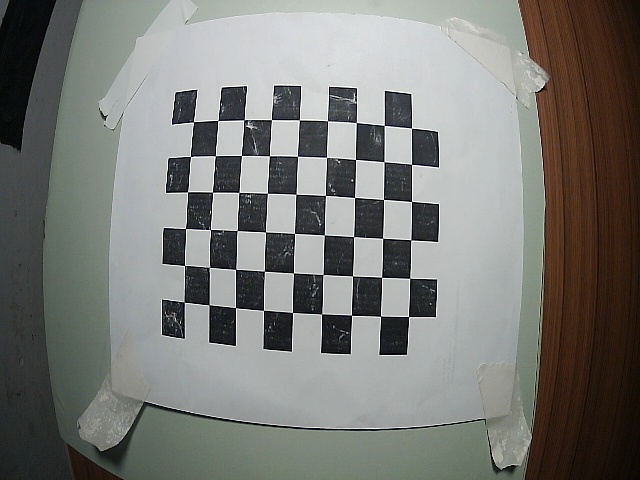
#> input picture CameraCalibrationTemplate/chess/img_1.jpg, 640 x 480 px
$ python calibration.py
#> lines starting #> are read from the running program, lines starting #| are printed output that depends on the picture
#!/usr/bin/env python3
# -*- coding: utf-8 -*-
import os
import cv2 as cv
import numpy as np
import glob
import xml.etree.ElementTree as ET
import argparse


class CameraCalibrator(object):
    def __init__(self, image_size: tuple):
        super(CameraCalibrator, self).__init__()
        self.image_size = image_size
        self.matrix = np.zeros((3, 3), float)
        self.new_camera_matrix = np.zeros((3, 3), float)
        self.dist = np.zeros((1, 5))
        self.roi = np.zeros(4, int)

    # [45 lines left out: function load_params, not called in this run]

    def save_params(self, save_path='camera_params.xml'):
        root = ET.Element('root')
        tree = ET.ElementTree(root)

        comment = ET.Element('about')
        comment.set('author', 'chenyr')
        comment.set('github', 'https://github.com/chenyr0021')
        root.append(comment)
        mat_node = ET.Element('camera_matrix')
        root.append(mat_node)
        for i, elem in enumerate(self.matrix.flatten()):
            child = ET.Element('data{}'.format(i))
            child.text = str(elem)
            mat_node.append(child)

        new_node = ET.Element('new_camera_matrix')
        root.append(new_node)
        for i, elem in enumerate(self.new_camera_matrix.flatten()):
            child = ET.Element('data{}'.format(i))
            child.text = str(elem)
            new_node.append(child)

        dist_node = ET.Element('camera_distortion')
        root.append(dist_node)
        for i, elem in enumerate(self.dist.flatten()):
            child = ET.Element('data{}'.format(i))
            child.text = str(elem)
            dist_node.append(child)

        roi_node = ET.Element('roi')
        root.append(roi_node)
        for i, elem in enumerate(self.roi):
            child = ET.Element('data{}'.format(i))
            child.text = str(elem)
            roi_node.append(child)

        tree.write(save_path, 'UTF-8')
        print("Saved params in {}.".format(save_path))

    def cal_real_corner(self, corner_height, corner_width, square_size):
        obj_corner = np.zeros([corner_height * corner_width, 3], np.float32)
        obj_corner[:, :2] = np.mgrid[0:corner_height, 0:corner_width].T.reshape(-1, 2)  # (w*h)*2
        return obj_corner * square_size

    def calibration(self, corner_height: int, corner_width: int, square_size: float):
#> called with corner_height = 6, corner_width = 9, square_size = 13
        file_names = glob.glob('./chess/*.JPG') + glob.glob('./chess/*.jpg') + glob.glob('./chess/*.png')
        objs_corner = []
        imgs_corner = []
        criteria = (cv.TERM_CRITERIA_EPS + cv.TERM_CRITERIA_MAX_ITER, 30, 0.001)
        obj_corner = self.cal_real_corner(corner_height, corner_width, square_size)
        for file_name in file_names:
            # read image
            chess_img = cv.imread(file_name)
#> chess_img is the input picture: shape (480, 640, 3); mean B, G, R 117.6, 121.6, 121.4
            assert (chess_img.shape[0] == self.image_size[1] and chess_img.shape[1] == self.image_size[0]), \
                "Image size does not match the given value {}.".format(self.image_size)
            # to gray
            gray = cv.cvtColor(chess_img, cv.COLOR_BGR2GRAY)
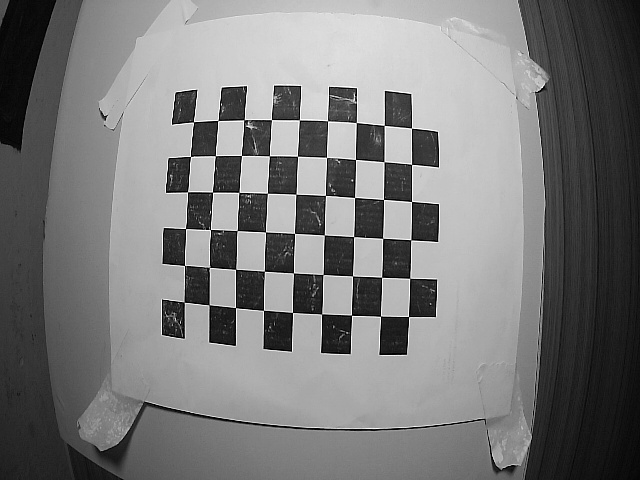
#> gray: shape (480, 640); min 0, max 255, mean 121.1
            # find chessboard corners
            ret, img_corners = cv.findChessboardCorners(gray, (corner_height, corner_width))
#> ret = False; img_corners = None

            # append to img_corners
            if ret:
                objs_corner.append(obj_corner)
                img_corners = cv.cornerSubPix(gray, img_corners, winSize=(square_size // 2, square_size // 2),
                                              zeroZone=(-1, -1), criteria=criteria)
                imgs_corner.append(img_corners)
            else:
                print("Fail to find corners in {}.".format(file_name))
#> pass 2 of the loop in calibration, `for file_name in file_names:`:
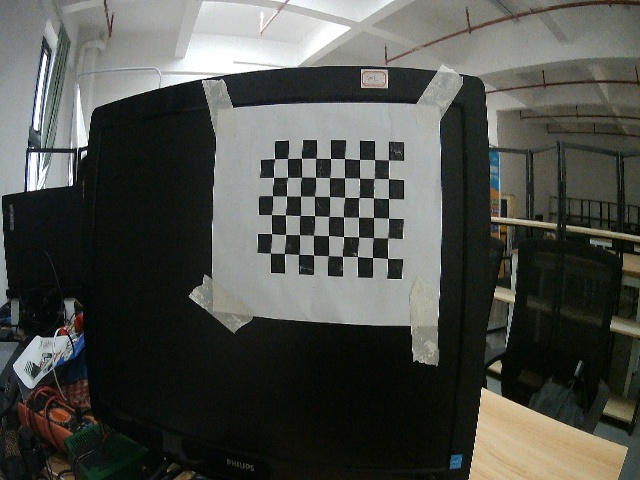
#> input picture CameraCalibrationTemplate/chess/img_10.jpg, 640 x 480 px
#> in calibration, chess_img is the input picture: shape (480, 640, 3); mean B, G, R 73.8, 78.9, 77
#> in calibration, `gray = cv.cvtColor(chess_img, cv.COLOR_BGR2GRAY)`:
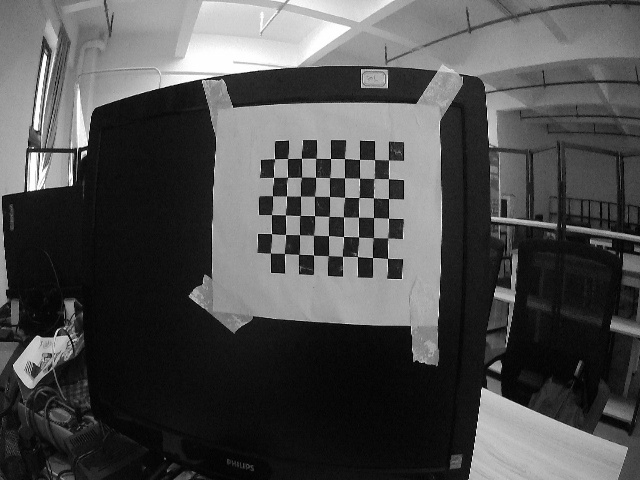
#> gray: shape (480, 640); min 0, max 255, mean 77.8
#> in calibration, `ret, img_corners = cv.findChessboardCorners(gray, (corner_height, corn..`: ret = True; img_corners = 54 rows, first 8: [388.4, 159.9], [388.5, 178.6], [388.4, 198.6], [388.6, 218.2], [387.8, 237.9], [387.5, 258.4], [374.5, 159.6], [374, 178.6]
#> in calibration, `img_corners = cv.cornerSubPix(gray, img_corners, winSize=(square_size ..`: img_corners = 54 rows, first 8: [388.4, 159.9], [388.5, 178.7], [388.4, 198.6], [388.6, 218.2], [387.6, 237.9], [387.5, 258.5], [374.6, 159.5], [374.1, 178.5]

        # calibration
        ret, self.matrix, self.dist, rvecs, tveces = cv.calibrateCamera(objs_corner, imgs_corner, self.image_size, None,
                                                                        None)
        self.new_camera_matrix, roi = cv.getOptimalNewCameraMatrix(self.matrix, self.dist, self.image_size, alpha=1)
        self.roi = np.array(roi)
        return ret

    # [55 lines left out: functions rectify_video, rectify_camera, rectify_image, not called in this run]


if __name__ == '__main__':
    parser = argparse.ArgumentParser()
    parser.add_argument('--image_size', type=str, default='640*480', help='width*height of image')
    parser.add_argument('--mode', type=str, default='calibrate', choices=['calibrate', 'rectify'], help='to calibrate '
                                                                                                        'or rectify')
    parser.add_argument('--square', type=int, default=13, help='size of chessboard square, by mm')
    parser.add_argument('--corner', type=str, default='9*6', help='width*height of chessboard corner')
    parser.add_argument('--video_path', type=str, help='video to rectify')
    parser.add_argument('--camera_id', type=int, help='camera_id, default=0', default=0)
    args = parser.parse_args()
    calibrator = None

    try:
        image_size = tuple(int(i) for i in args.image_size.split('*'))
        calibrator = CameraCalibrator(image_size)
    except:
        print("Invalid/Missing parameter: --image_size. Sample: \n\n"
              "    --image_size 1920*1080\n")
        exit(-1)

    if args.mode == 'calibrate':
        if not args.corner or not args.square:
            print("Missing parameters of corner/square. Using: \n\n"
                  "    --corner <width>x<height>\n\n"
                  "    --square <length of square>\n")
            exit(-1)
        corner = tuple(int(i) for i in args.corner.split('*'))
        if calibrator.calibration(corner[1], corner[0], args.square):
            calibrator.save_params()
        else:
            print("Calibration failed.")
    elif args.mode == 'rectify':
        if args.video_path:
            if os.path.exists(args.video_path):
                calibrator.rectify_video(args.video_path)
                print("Saving rectified video to ./out.{}".format(args.video_path.split('.')[-1]))
            else:
                print("File {} does not exist.".format(args.video_path))
        elif args.camera_id:
            print("Press ESC to quit.")
            calibrator.rectify_camera(args.camera_id)
    else:
        print("Invalid/Missing parameter '--mode'. Please choose from ['calibrate', 'rectify'].")
        exit(-1)
